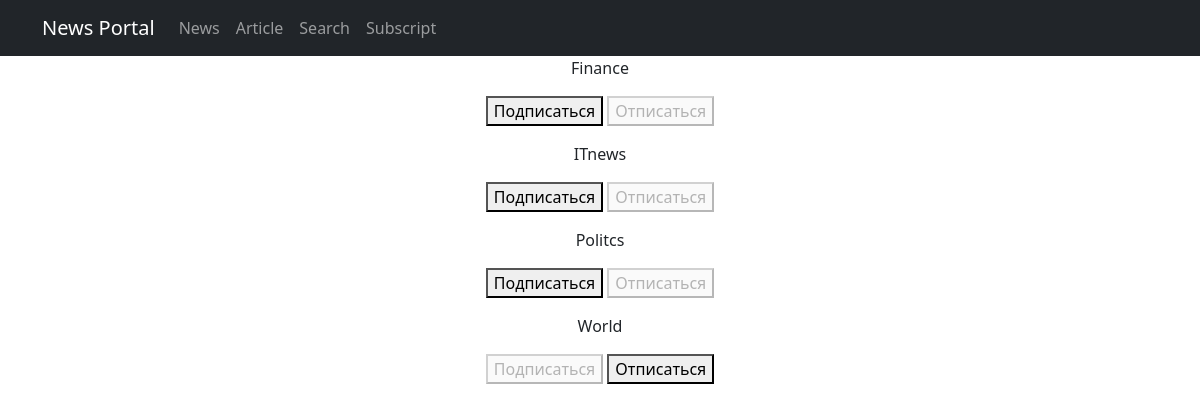
Page /subscriptions (signed in) on the committed database.
### news/models.py (models this page shows, shortened)
class Category(models.Model):
    category = models.CharField(max_length=64, unique=True)

### news/views.py (the view, shortened to what this page needs)
# urls.py: path('subscriptions', subscriptions, name='subscription'),
@login_required
@csrf_protect
def subscriptions(request):
    categories_with_subscriptions = Category.objects.annotate(
        user_subscribed=Exists(
            Subscription.objects.filter(
                user=request.user,
                category=OuterRef('pk'),
            )
        )
    ).order_by('category')
    return render(
        request,
        'subscriptions.html',
        {'categories': categories_with_subscriptions},
    )

### templates/subscriptions.html (shortened to what this page needs)
{% extends 'flatpages/default.html' %}
{% block content %}
    {% for category in categories  %}
        <p>
            {{ category.category }}
            <form method="post">
                {% if category.user_subscribed %}
                    <button disabled>Подписаться</button>
                    <button name="action" value="unsubscribe">Отписаться</button>
                {% else %}
                    <button name="action" value="subscribe">Подписаться</button>
                    <button disabled>Отписаться</button>
                {% endif %}
            </form>
        </p>
    {% endfor %}
{% endblock content %}

### rows in the picture
Category: category "Finance", shows "Подписаться"
Category: category "ITnews", shows "Подписаться"
Category: category "Politcs", shows "Подписаться"
Category: category "World", shows "Подписаться"
